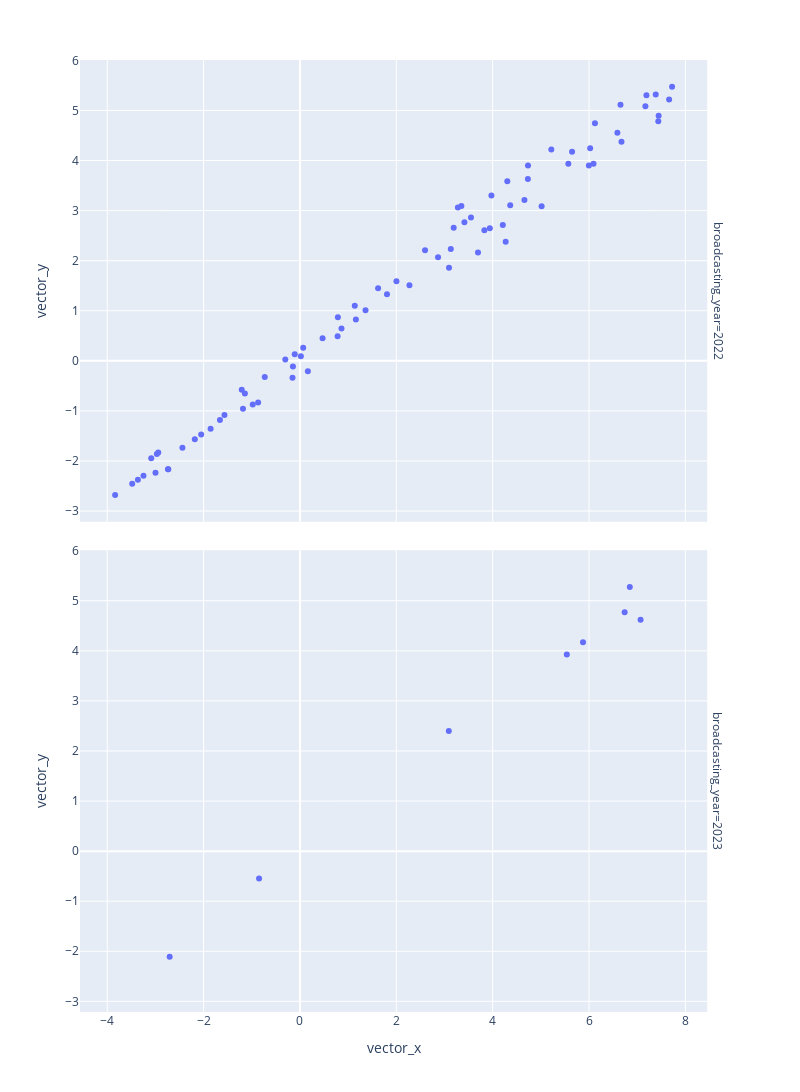

Write notebook code for a chart like this one.
### Code cell
df = px.data.tips()
fig = px.scatter(stories_df_merged, x='vector_x', y='vector_y', hover_data=["index", "title"], facet_row="broadcasting_year", width=800, height=2000)
fig.show()

### Figure 1 — Plotly figure (JSON) as saved in the notebook; plotly's stock layout.template omitted (floating-point values rounded to 4 significant figures; data arrays with more than 128 entries replaced by an {"elided": "..."} marker saying what was removed)
{"data": [{"customdata": {"elided": "78x2 str values"}, "hovertemplate": "broadcasting_year=2022<br>vector_x=%{x}<br>vector_y=%{y}<br>index=%{customdata[0]}<br>title=%{customdata[1]}<extra></extra>", "legendgroup": "", "marker": {"color": "#636efa", "symbol": "circle"}, "mode": "markers", "name": "", "orientation": "v", "showlegend": false, "type": "scatter", "x": [4.304, 4.731, 4.659, 6.023, -0.3041, 7.445, 4.733, -2.439, 0.8619, 0.06716, -2.74, -2.97, 3.828, 7.438, 3.549, -1.143, -0.1082, 3.131, 5.218, 6.123, -2.05, 1.138, 1.622, 1.161, 2.866, 2.003, -2.998, 0.7873, -1.182, 3.941, -1.854, 7.662, 2.596, -2.183, -1.567, 5.57, 3.974, 5.016, -0.7307, 4.364, 3.278, -3.482, -3.248, 7.384, 7.192, -1.661, 6.093, 4.27, 6.653, -1.208, 3.696, 3.351, -3.364, 0.47, -0.1542, 2.273, 1.361, 3.413, 5.648, -0.9796, 5.997, 4.21, 1.806, -2.941, 6.589, 7.17, -2.733, 3.191, -0.8685, -3.087, 6.673, -0.1456, -3.836, 3.094, 7.724, 0.1639, 0.7819, 0.01883], "xaxis": "x2", "y": [3.586, 3.63, 3.21, 4.247, 0.02889, 4.897, 3.899, -1.733, 0.6436, 0.2636, -2.167, -1.863, 2.608, 4.783, 2.861, -0.6517, 0.133, 2.235, 4.219, 4.745, -1.473, 1.101, 1.448, 0.8278, 2.071, 1.591, -2.234, 0.8691, -0.9583, 2.65, -1.356, 5.218, 2.209, -1.565, -1.082, 3.936, 3.303, 3.087, -0.323, 3.107, 3.06, -2.452, -2.292, 5.318, 5.305, -1.182, 3.936, 2.377, 5.115, -0.5794, 2.165, 3.09, -2.372, 0.4525, -0.337, 1.51, 1.013, 2.768, 4.175, -0.8714, 3.901, 2.714, 1.332, -1.829, 4.554, 5.082, -2.166, 2.657, -0.8319, -1.947, 4.374, -0.1138, -2.677, 1.857, 5.472, -0.2072, 0.4901, 0.09009], "yaxis": "y2"}, {"customdata": [["0740", "「宝さがしペーパー」"], ["0740", "「カッカホカホカ」"], ["0741", "「巨大ロボットで雪あそび！？」"], ["0741", "「夜空に輝くピザ・ギョーザ」"], ["0742", "「ありがたみわかり機」"], ["0742", "「のび泥棒をタイホせよ！」"], ["0743", "「鬼のパンツはいいパンツ？」"], ["0743", "「雪だるまが町にやってきた」"]], "hovertemplate": "broadcasting_year=2023<br>vector_x=%{x}<br>vector_y=%{y}<br>index=%{customdata[0]}<br>title=%{customdata[1]}<extra></extra>", "legendgroup": "", "marker": {"color": "#636efa", "symbol": "circle"}, "mode": "markers", "name": "", "orientation": "v", "showlegend": false, "type": "scatter", "x": [5.539, -0.8486, 6.847, -2.704, 7.07, 3.09, 5.875, 6.739], "xaxis": "x", "y": [3.925, -0.5444, 5.274, -2.108, 4.618, 2.4, 4.17, 4.769], "yaxis": "y"}], "layout": {"annotations": [{"font": {}, "showarrow": false, "text": "broadcasting_year=2023", "textangle": 90, "x": 0.98, "xanchor": "left", "xref": "paper", "y": 0.2425, "yanchor": "middle", "yref": "paper"}, {"font": {}, "showarrow": false, "text": "broadcasting_year=2022", "textangle": 90, "x": 0.98, "xanchor": "left", "xref": "paper", "y": 0.7575, "yanchor": "middle", "yref": "paper"}], "height": 2000, "legend": {"tracegroupgap": 0}, "margin": {"t": 60}, "width": 800, "xaxis": {"anchor": "y", "domain": [0, 0.98], "title": {"text": "vector_x"}}, "xaxis2": {"anchor": "y2", "domain": [0, 0.98], "matches": "x", "showticklabels": false}, "yaxis": {"anchor": "x", "domain": [0, 0.485], "title": {"text": "vector_y"}}, "yaxis2": {"anchor": "x2", "domain": [0.515, 1], "matches": "y", "title": {"text": "vector_y"}}}}
